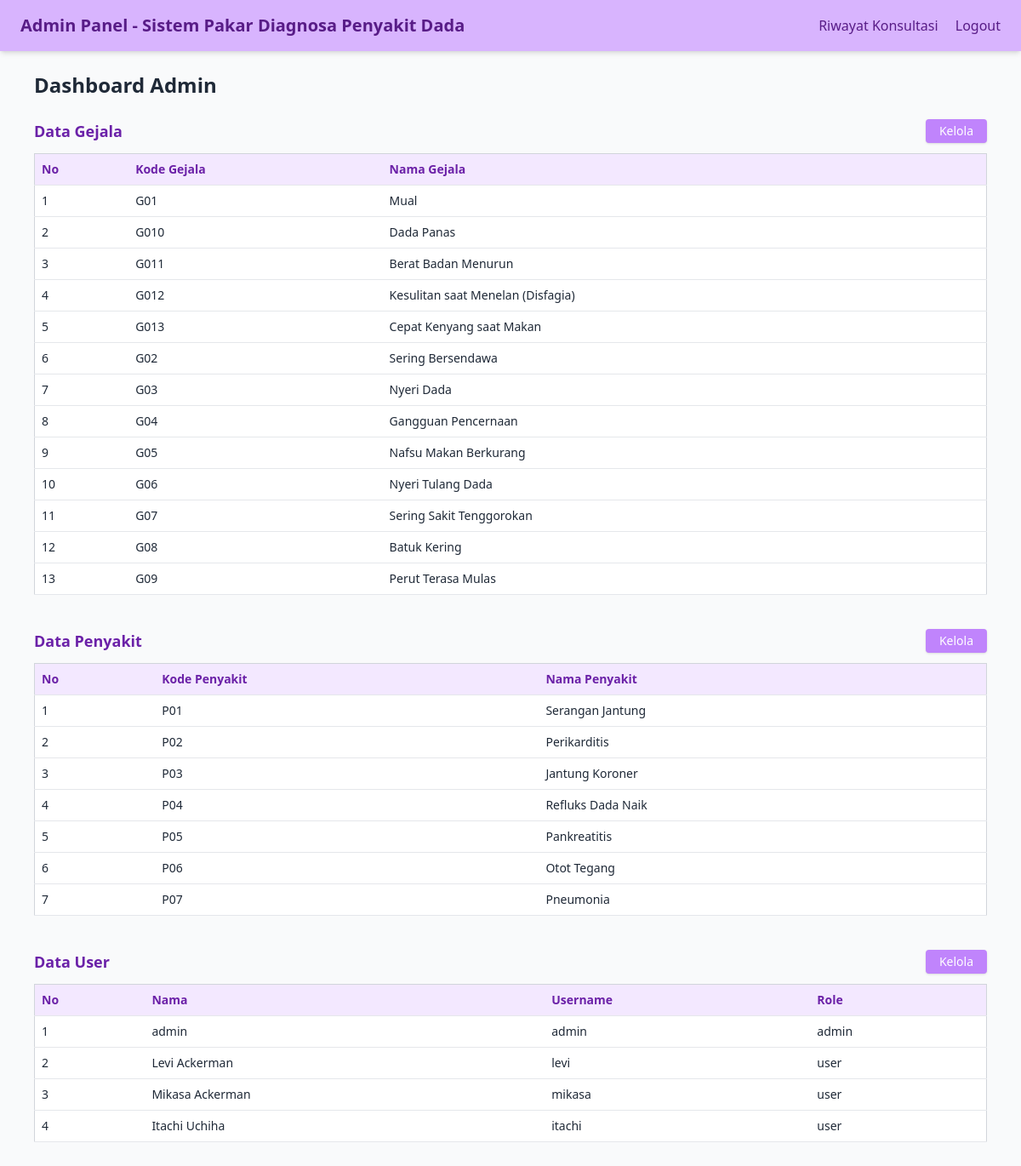
Page /Admin/dashboard_admin.php (signed in) on the earlier database version.
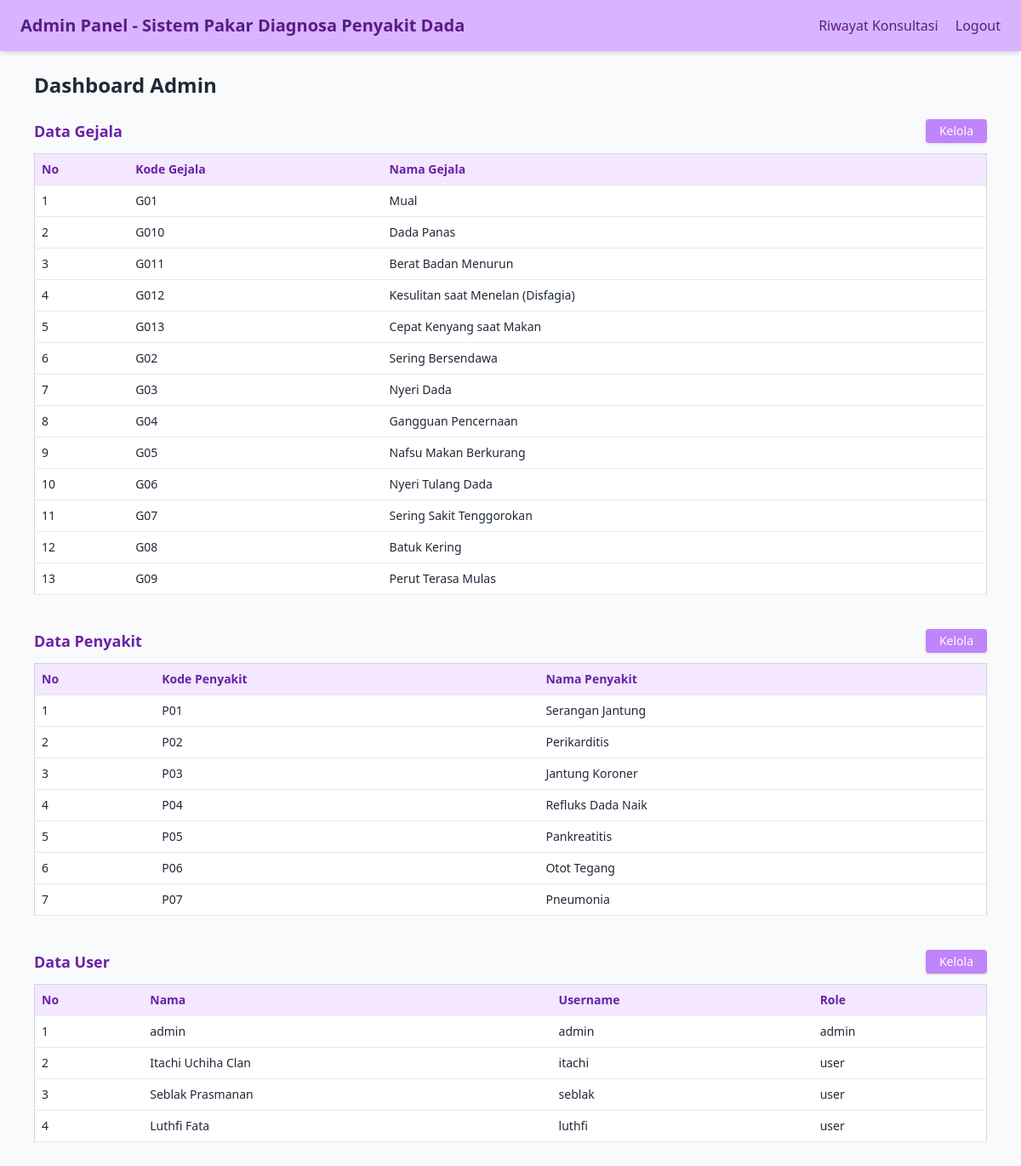
Same page on the later database version.
### tables this page shows
CREATE TABLE `gejala` (
  `kode_gejala` varchar(10) NOT NULL,
  `nama_gejala` varchar(255) NOT NULL
);

CREATE TABLE `penyakit` (
  `kode_penyakit` varchar(10) NOT NULL,
  `nama_penyakit` varchar(100) NOT NULL,
  `deskripsi` text,
  `solusi` text
);

CREATE TABLE `user` (
  `id_user` int NOT NULL,
  `nama` varchar(100) NOT NULL,
  `username` varchar(50) NOT NULL,
  `password` varchar(255) NOT NULL,
  `role` enum('admin','user') NOT NULL
);

### Admin/dashboard_admin.php (the view, shortened to what this page needs)
<?php
    include '../Auth/connect.php';
    $gejala = [];
    $resultGejala = $conn->query("SELECT * FROM gejala ORDER BY kode_gejala ASC");
    while ($row = $resultGejala->fetch_assoc()) {
        $gejala[] = $row;
    }
    $resultPenyakit = $conn->query("SELECT * FROM penyakit ORDER BY kode_penyakit ASC");
    $resultUser = $conn->query("SELECT * FROM user ORDER BY id_user ASC");
?>
<!DOCTYPE html>
<html lang="id">
    <head>
        <script src="https://cdn.tailwindcss.com"></script>
    </head>
    <body class="bg-gray-50 text-gray-800">
        <nav class="flex items-center justify-between bg-purple-300 text-purple-900 px-6 py-4 shadow-md">
            <h2 class="text-xl font-bold">Admin Panel - Sistem Pakar Diagnosa Penyakit Dada</h2>
            <div class="space-x-4">
                <a href="riwayat_konsultasi.php" class="hover:underline font-medium">Riwayat Konsultasi</a>
                <a href="../Auth/logout.php" class="hover:underline font-medium">Logout</a>
            </div>
        </nav>
        <div class="max-w-6xl mx-auto px-4 py-6">
            <h1 class="text-2xl font-semibold mb-6">Dashboard Admin</h1>
            <?php
            function render_section($title, $data, $headers, $link, $columns) {
                echo '
                <div class="mb-10">
                    <div class="flex items-center justify-between mb-3">
                        <h2 class="text-lg font-bold text-purple-800">' . $title . '</h2>
                        <a href="' . $link . '" class="bg-purple-400 hover:bg-purple-500 text-white px-4 py-1 rounded shadow text-sm">Kelola</a>
                    </div>
                    <div class="overflow-x-auto">
                        <table class="min-w-full bg-white border border-gray-300 shadow-sm rounded">
                            <thead class="bg-purple-100 text-purple-800">
                                <tr>';
                foreach ($headers as $head) {
                    echo '<th class="p-2 border-b text-left text-sm">' . $head . '</th>';
                }
                echo '</tr></thead><tbody>';
                foreach ($data as $i => $row) {
                    echo '<tr class="hover:bg-purple-50">';
                    echo '<td class="p-2 border-b text-sm">' . ($i + 1) . '</td>';
                    foreach ($columns as $col) {
                        echo '<td class="p-2 border-b text-sm">' . htmlspecialchars($row[$col]) . '</td>';
                    }
                    echo '</tr>';
                }
                echo '</tbody></table></div></div>';
            }
            render_section('Data Gejala', $gejala, ['No', 'Kode Gejala', 'Nama Gejala'], 'gejala.php', ['kode_gejala', 'nama_gejala']);
            ?>
        </div>
    </body>
</html>

Differences in the rows shown:
removed user: nama "Levi Ackerman", username "levi", role "user"
removed user: nama "Mikasa Ackerman", username "mikasa", role "user"
added user: nama "Seblak Prasmanan", username "seblak", role "user"
added user: nama "Luthfi Fata", username "luthfi", role "user"
Other differences:
new list line: "Itachi Uchiha Clan"
list line gone: "Itachi Uchiha"
